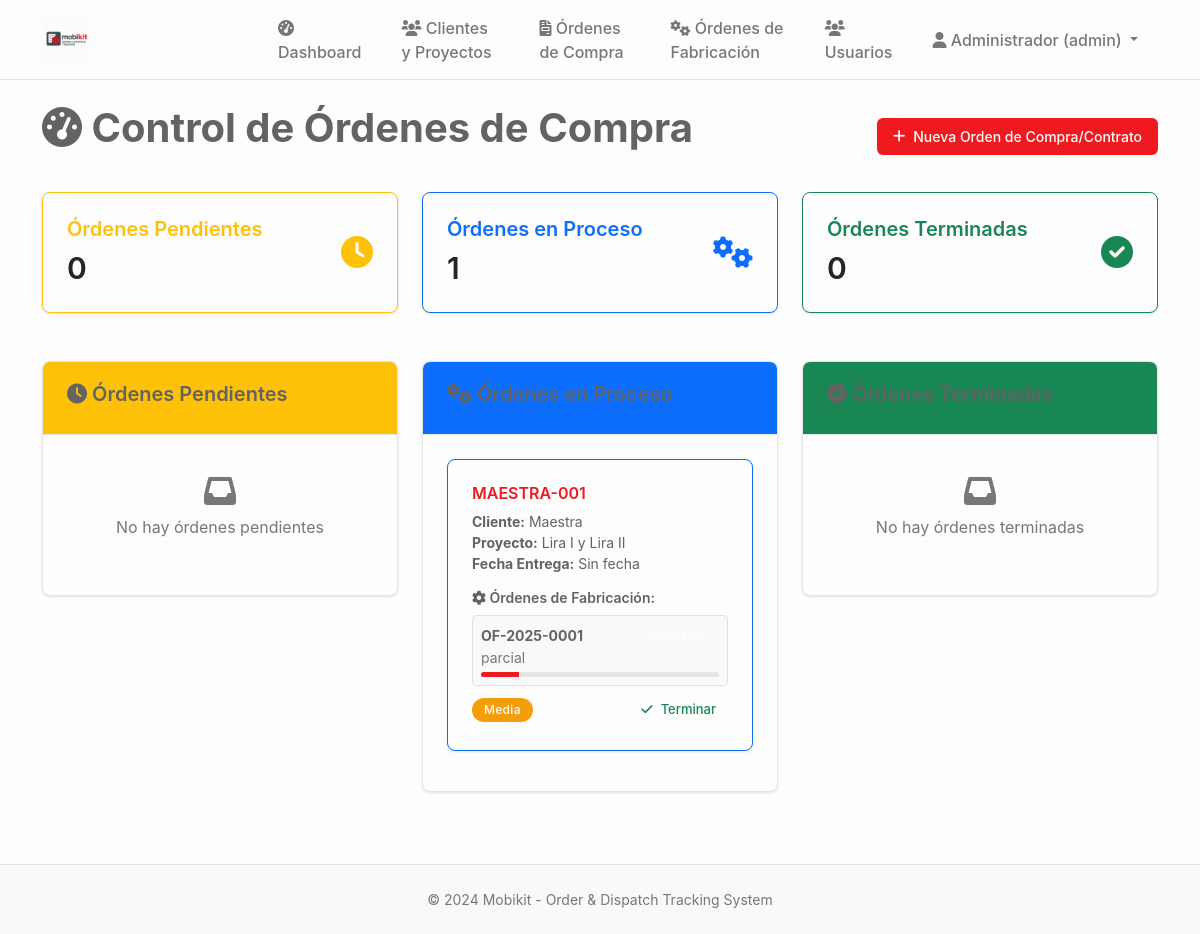
/dashboard (signed in), run on an earlier commit of the app's database.
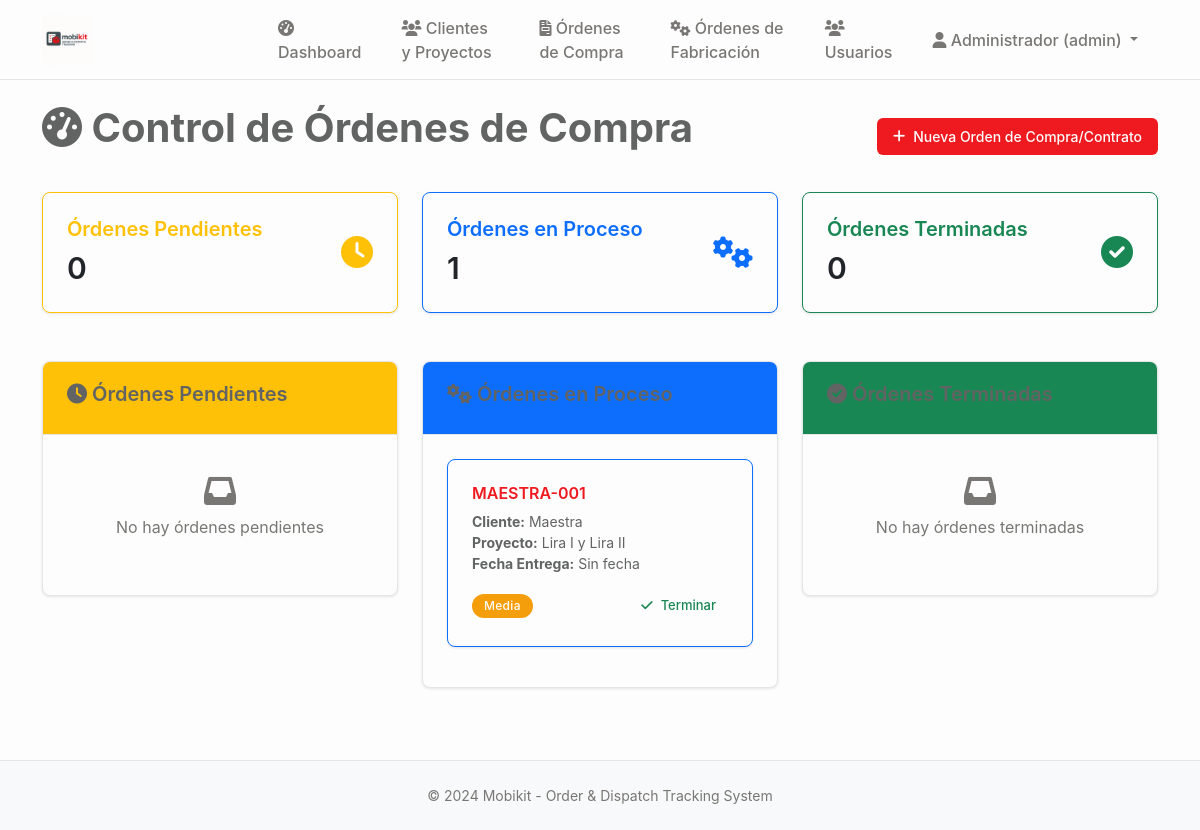
And on a later commit of the database.
### tables this page shows
CREATE TABLE proyectos (
                id INTEGER PRIMARY KEY AUTOINCREMENT,
                codigo TEXT UNIQUE NOT NULL,
                nombre TEXT NOT NULL,
                cliente_id INTEGER NOT NULL,
                descripcion TEXT,
                estado TEXT DEFAULT 'en_desarrollo' CHECK (estado IN ('en_desarrollo', 'aprobado_produccion', 'seccionado', 'enchapado', 'mecanizado', 'produccion_completa', 'embalando', 'listo_despacho', 'entregado', 'cancelado')),
                prioridad TEXT DEFAULT 'media' CHECK (prioridad IN ('baja', 'media', 'alta', 'urgente')),
                fecha_inicio DATE,
                fecha_entrega DATE,
                fecha_entrega_real DATE,
                diseñador_id INTEGER,
                supervisor_id INTEGER,
                presupuesto DECIMAL(12,2),
                costo_real DECIMAL(12,2),
                observaciones TEXT,
                created_at TIMESTAMP DEFAULT CURRENT_TIMESTAMP,
                updated_at TIMESTAMP DEFAULT CURRENT_TIMESTAMP, adjudicacion_tipo TEXT DEFAULT "orden_compra" CHECK (adjudicacion_tipo IN ("contrato", "orden_compra")), monto_neto DECIMAL(12,2), estado_proyecto TEXT DEFAULT "pendiente_presupuesto", monto_neto_provision DECIMAL(12,2), monto_neto_instalacion DECIMAL(12,2), fecha_estimada_inicio DATE, archivado BOOLEAN DEFAULT FALSE,
                FOREIGN KEY (cliente_id) REFERENCES clientes (id),
                FOREIGN KEY (diseñador_id) REFERENCES usuarios (id),
                FOREIGN KEY (supervisor_id) REFERENCES usuarios (id)
            );

CREATE TABLE ordenes_fabricacion (
                id INTEGER PRIMARY KEY AUTOINCREMENT,
                codigo_orden TEXT UNIQUE NOT NULL,
                proyecto_id INTEGER NOT NULL,
                tipo_orden TEXT DEFAULT 'parcial' CHECK (tipo_orden IN ('parcial', 'total')),
                fecha_entrega_estimada DATE NOT NULL,
                cantidad_tableros INTEGER NOT NULL,
                estado TEXT DEFAULT 'pendiente_fabricacion' CHECK (estado IN (
                    'pendiente_fabricacion', 'aprobado_diseño', 'enviado_produccion', 
                    'seccionado', 'enchapando', 'mecanizado', 'listo_embalaje', 
                    'embalando', 'listo_despacho', 'despachado'
                )),
                prioridad TEXT DEFAULT 'media' CHECK (prioridad IN ('baja', 'media', 'alta', 'urgente')),
                observaciones TEXT,
                fecha_inicio DATE,
                fecha_entrega_real DATE,
                created_at TIMESTAMP DEFAULT CURRENT_TIMESTAMP,
                updated_at TIMESTAMP DEFAULT CURRENT_TIMESTAMP,
                FOREIGN KEY (proyecto_id) REFERENCES proyectos (id) ON DELETE CASCADE
            );

### main.py (the view)
@app.route('/dashboard')
@login_required
def dashboard():
    conn = sqlite3.connect('mobikit.db')
    cursor = conn.cursor()
    cursor.execute('''
        SELECT p.id, p.codigo, p.nombre, c.nombre as cliente_nombre, p.fecha_entrega,
               p.descripcion, p.estado, p.prioridad,
               julianday(p.fecha_entrega) - julianday('now') as dias_restantes
        FROM proyectos p
        LEFT JOIN clientes c ON p.cliente_id = c.id
        INNER JOIN proyecto_categorias pc ON p.id = pc.proyecto_id
        WHERE p.estado IN ('en_desarrollo')
        GROUP BY p.id, p.codigo, p.nombre, c.nombre, p.fecha_entrega,
                 p.descripcion, p.estado, p.prioridad
        ORDER BY p.fecha_entrega ASC, p.prioridad DESC
    ''')
    ordenes_pendientes = cursor.fetchall()
    cursor.execute('''
        SELECT DISTINCT p.id, p.codigo, p.nombre, c.nombre as cliente_nombre, p.fecha_entrega,
               p.descripcion, p.prioridad,
               julianday(p.fecha_entrega) - julianday('now') as dias_restantes
        FROM proyectos p
        LEFT JOIN clientes c ON p.cliente_id = c.id
        WHERE p.estado IN ('aprobado_produccion', 'seccionado', 'enchapado', 'mecanizado', 'produccion_completa')
        AND p.estado != 'entregado'
        ORDER BY p.fecha_entrega ASC, p.prioridad DESC
    ''')
    ordenes_proceso_raw = cursor.fetchall()
    ordenes_proceso = []
    for orden in ordenes_proceso_raw:
        cursor.execute('''
            SELECT name FROM sqlite_master WHERE type='table' AND name='ordenes_fabricacion'
        ''')
        if cursor.fetchone():
            cursor.execute('''
                SELECT of.id, of.codigo_orden, of.tipo_orden, of.estado, of.fecha_entrega_estimada
                FROM ordenes_fabricacion of
                WHERE of.proyecto_id = ? AND of.estado != 'entregado'
                ORDER BY of.created_at ASC
            ''', (orden[0],))
            ordenes_fabricacion = cursor.fetchall()
        else:
            ordenes_fabricacion = []
        orden_extended = list(orden)  # Convert tuple to list
        orden_extended.append([])  # Add empty list for ordenes_fabricacion
        for fab in ordenes_fabricacion:
            fab_dict = {
                'id': fab[0], 'codigo_pedido': fab[1], 'nombre': fab[2],
                'estado': fab[3], 'fecha_entrega_estimada': fab[4]
            }
            orden_extended[-1].append(fab_dict)  # Add to the ordenes_fabricacion list
        ordenes_proceso.append(tuple(orden_extended))  # Convert back to tuple
    cursor.execute('''
        SELECT p.id, p.codigo, p.nombre, c.nombre as cliente_nombre, p.fecha_entrega,
               p.descripcion, p.prioridad, p.fecha_entrega_real
        FROM proyectos p
        LEFT JOIN clientes c ON p.cliente_id = c.id
        WHERE p.estado IN ('entregado', 'completado')
        ORDER BY p.fecha_entrega_real DESC
    ''')
    ordenes_terminadas = cursor.fetchall()
    conn.close()
    return render_template('dashboard.html',
                           ordenes_pendientes=ordenes_pendientes,
                           ordenes_proceso=ordenes_proceso,
                           ordenes_terminadas=ordenes_terminadas)

### main.py (called while the page is built)
def login_required(f):
    @wraps(f)
    def decorated_function(*args, **kwargs):
        if 'user_id' not in session:
            return redirect(url_for('login'))
        return f(*args, **kwargs)
    return decorated_function

### templates/dashboard.html (shortened to what the changed rows need)
{% extends "base.html" %}
{% block content %}
<div class="d-flex justify-content-between align-items-center mb-4">
    <h1><i class="fas fa-tachometer-alt"></i> Control de Órdenes de Compra</h1>
</div>
<div class="row mb-4">
    <div class="col-md-4">
        <div class="card border-warning">
            <div class="card-body">
                <div class="d-flex align-items-center">
                    <div class="flex-grow-1">
                        <h2 class="mb-0 text-dark">{{ ordenes_pendientes|length }}</h2>
                    </div>
                </div>
            </div>
        </div>
    </div>
    <div class="col-md-4">
        <div class="card border-primary">
            <div class="card-body">
                <div class="d-flex align-items-center">
                    <div class="flex-grow-1">
                        <h2 class="mb-0 text-dark">{{ ordenes_proceso|length }}</h2>
                    </div>
                </div>
            </div>
        </div>
    </div>
    <div class="col-md-4">
        <div class="card border-success">
            <div class="card-body">
                <div class="d-flex align-items-center">
                    <div class="flex-grow-1">
                        <h2 class="mb-0 text-dark">{{ ordenes_terminadas|length }}</h2>
                    </div>
                </div>
            </div>
        </div>
    </div>
</div>
<div class="row">
    <div class="col-md-4">
        <div class="card">
            <div class="card-body" style="max-height: 600px; overflow-y: auto;">
                {% if ordenes_proceso %}
                    {% for orden in ordenes_proceso %}
                    <div class="card mb-3 border-primary">
                        <div class="card-body">
                            <h6 class="card-title">
                                <a href="{{ url_for('orden_compra_detalle', orden_id=orden[0]) }}" class="text-decoration-none">
                                    {{ orden[1] }}
                                </a>
                            </h6>
                            <p class="card-text small">
                                <strong>Cliente:</strong> {{ orden[3] }}<br>
                                <strong>Proyecto:</strong> {{ orden[2] }}<br>
                                <strong>Fecha Entrega:</strong> {{ orden[4] if orden[4] else 'Sin fecha' }}
                            </p>
                            {% if orden[8] %}
                            <div class="mt-2">
                                <h6 class="small"><i class="fas fa-cog"></i> Órdenes de Fabricación:</h6>
                                {% for fab in orden[8] %}
                                <div class="border rounded p-2 mb-1 bg-light">
                                    <div class="d-flex justify-content-between align-items-center">
                                        <span class="small"><strong>{{ fab.codigo_pedido }}</strong></span>
                                        <span class="badge bg-">
                                        </span>
                                    </div>
                                    <div class="small text-muted">{{ fab.nombre }}</div>
                                    {% set estados_progreso = ['en_desarrollo', 'aprobado_produccion', 'seccionado', 'enchapado', 'mecanizado', 'produccion_completa'] %}
                                    {% set indice_actual = estados_progreso.index(fab.estado) if fab.estado in estados_progreso else 0 %}
                                    {% set porcentaje = ((indice_actual + 1) / estados_progreso|length * 100)|int %}
                                    <div class="progress mt-1" style="height: 5px;">
                                        <div class="progress-bar" role="progressbar" style="width: {{ porcentaje }}%"
                                             aria-valuenow="{{ porcentaje }}" aria-valuemin="0" aria-valuemax="100"></div>
                                    </div>
                                </div>
                                {% endfor %}
                            </div>
                            {% endif %}
                            <div class="d-flex justify-content-between align-items-center mt-2">
                                <span class="badge bg-{% if orden[6] == 'alta' %}danger{% elif orden[6] == 'media' %}warning{% else %}secondary{% endif %}">
                                            {{ orden[6]|title }}
                                        </span>
                                <button class="btn btn-sm btn-outline-success" onclick="terminarOrden({{ orden[0] }})">
                                    <i class="fas fa-check"></i> Terminar
                                </button>
                            </div>
                        </div>
                    </div>
                    {% endfor %}
                {% else %}
                <div class="text-center py-3">
                    <i class="fas fa-inbox fa-2x text-muted mb-2"></i>
                    <p class="text-muted">No hay órdenes en proceso</p>
                </div>
                {% endif %}
            </div>
        </div>
    </div>
</div>
{% endblock %}

What changed in the data, as far as the page shows it:
removed ordenes_fabricacion: codigo_pedido "OF-2025-0001", nombre "parcial", {{ porcentaje }} 16 (drawn)
changed proyectos "MAESTRA-001": no longer shows "Órdenes de Fabricación:"
